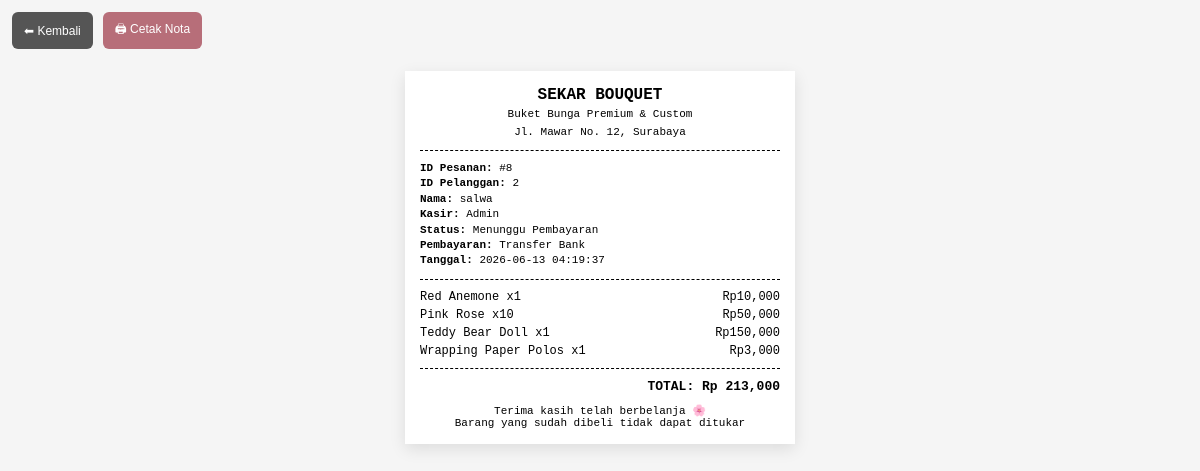
Page /nota.php?id=8 on the committed database.
### tables this page shows
CREATE TABLE `pesanan` (
  `id_pesanan` int(11) NOT NULL,
  `id_pelanggan` int(11) NOT NULL,
  `tanggal` datetime DEFAULT current_timestamp(),
  `total` int(11) DEFAULT 0,
  `status` enum('Menunggu Pembayaran','Diproses','Selesai','Dibatalkan') DEFAULT 'Menunggu Pembayaran',
  `metode_pembayaran` varchar(50) DEFAULT NULL,
  `bukti` varchar(255) DEFAULT NULL
);

CREATE TABLE `users` (
  `id` int(11) NOT NULL,
  `username` varchar(50) NOT NULL,
  `email` varchar(100) NOT NULL,
  `telp` varchar(20) DEFAULT NULL,
  `password` varchar(255) NOT NULL,
  `role` enum('admin','user') DEFAULT 'user',
  `foto` varchar(255) DEFAULT NULL
);

CREATE TABLE `detail_pesanan` (
  `id_detail` int(11) NOT NULL,
  `id_pesanan` int(11) NOT NULL,
  `id_produk` int(11) NOT NULL,
  `jumlah` int(11) NOT NULL,
  `harga` int(11) NOT NULL,
  `subtotal` int(11) NOT NULL
);

CREATE TABLE `produk` (
  `id_produk` int(11) NOT NULL,
  `id_kategori` int(11) NOT NULL,
  `id_supplier` int(11) NOT NULL,
  `nama_produk` varchar(100) NOT NULL,
  `warna` varchar(50) DEFAULT NULL,
  `ukuran` varchar(30) DEFAULT NULL,
  `harga_beli` int(11) NOT NULL,
  `harga_jual` int(11) NOT NULL,
  `stok` int(11) DEFAULT 0,
  `stok_minimum` int(11) DEFAULT 10,
  `tanggal_masuk` date DEFAULT NULL,
  `tanggal_expired` date DEFAULT NULL,
  `gambar` varchar(255) DEFAULT NULL
);

### nota.php (the view, shortened to what this page needs)
<?php
include 'koneksi.php';
$id_pesanan = (int) $_GET['id'];
$stmt = $koneksi->prepare("
    SELECT p.*, u.username, u.id AS id_user
    FROM pesanan p
    LEFT JOIN users u ON p.id_pelanggan = u.id
    WHERE p.id_pesanan = ?
");
$stmt->bind_param("i", $id_pesanan);
$stmt->execute();
$pesanan = $stmt->get_result()->fetch_assoc();
$stmt = $koneksi->prepare("
    SELECT d.*, pr.nama_produk
    FROM detail_pesanan d
    JOIN produk pr ON d.id_produk = pr.id_produk
    WHERE d.id_pesanan = ?
");
$stmt->bind_param("i", $id_pesanan);
$stmt->execute();
$detail = $stmt->get_result();
?>
<!DOCTYPE html>
<html>
<head>
</head>
<body>
<div class="topbar" >
    <button class="btn back" onclick="window.location.href='riwayat_pesanan.php'">
        ⬅ Kembali
    </button>
    <button class="btn print" onclick="window.print()">
        🖨 Cetak Nota
    </button>
</div>
<div class="container">
<div class="receipt">
    <div class="header">
        <h2>SEKAR BOUQUET</h2>
        <small>Buket Bunga Premium & Custom</small><br>
        <small>Jl. Mawar No. 12, Surabaya</small>
    </div>
    <div class="info">
        <b>ID Pesanan:</b> #<?= $pesanan['id_pesanan']; ?><br>
        <b>ID Pelanggan:</b> <?= $pesanan['id_pelanggan']; ?><br>
        <b>Nama:</b> <?= $pesanan['username']; ?><br>
        <b>Kasir:</b> Admin<br>
        <b>Status:</b> <?= $pesanan['status']; ?><br>
        <b>Pembayaran:</b> <?= $pesanan['metode_pembayaran']; ?><br>
        <b>Tanggal:</b> <?= $pesanan['tanggal']; ?>
    </div>
    <div class="line"></div>
    <?php while($row = $detail->fetch_assoc()): ?>
        <div class="item">
            <span><?= $row['nama_produk']; ?> x<?= $row['jumlah']; ?></span>
            <span>Rp<?= number_format($row['subtotal']); ?></span>
        </div>
    <?php endwhile; ?>
    <div class="line"></div>
    <div class="total">
        TOTAL: Rp <?= number_format($pesanan['total']); ?>
    </div>
    <div class="footer">
        Terima kasih telah berbelanja 🌸<br>
        Barang yang sudah dibeli tidak dapat ditukar
    </div>
</div>
</div>
</body>
</html>

### nota.php (style rules this page uses)
body { margin:0; background:#f5f5f5; font-family: "Courier New", monospace; }
.topbar { display:flex; gap:10px; padding:12px; }
.btn { padding:8px 12px; border:none; cursor:pointer; font-size:12px; border-radius:6px; }
.back { background:#555;color:white; }
.print { background:#b76e79;color:white; }
.container { display:flex; justify-content:center; padding:10px; }
.receipt { width:360px; background:white; padding:15px; box-shadow:0 5px 15px rgba(0,0,0,0.1); }
.header { text-align:center; border-bottom:1px dashed #000; padding-bottom:10px; }
.header h2 { margin:0; font-size:16px; }
.header small { font-size:11px; }
.info { font-size:11px; margin-top:10px; line-height:1.4; }
.item { display:flex; justify-content:space-between; font-size:12px; margin:4px 0; }
.line { border-top:1px dashed #000; margin:10px 0; }
.total { text-align:right; font-weight:bold; font-size:13px; }
.footer { text-align:center; font-size:11px; margin-top:10px; }

### rows in the picture
pesanan: id_pesanan "8", id_pelanggan "2", users.username "salwa", status "Menunggu Pembayaran", metode_pembayaran "Transfer Bank", tanggal "2026-06-13 04:19:37", total "213,000"
detail_pesanan: id_produk.nama_produk "Red Anemone", jumlah "1", subtotal "10,000"
detail_pesanan: id_produk.nama_produk "Pink Rose", jumlah "10", subtotal "50,000"
detail_pesanan: id_produk.nama_produk "Teddy Bear Doll", jumlah "1", subtotal "150,000"
detail_pesanan: id_produk.nama_produk "Wrapping Paper Polos", jumlah "1", subtotal "3,000"
